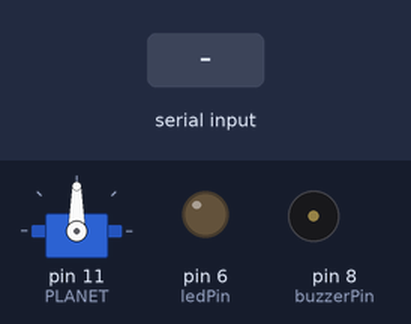
Bench run of a sketch on a simulated Arduino Uno, built with avr-gcc and run on an emulated ATmega328P. Parts: servo, output pins drawn as LEDs (lit = HIGH), buzzer (waves = sounding). The inputs (shaded band) are chosen by the test bench.

Above: at 1.2 s.
1.3 s: byte 30 received over Serial
At 2.1 s:
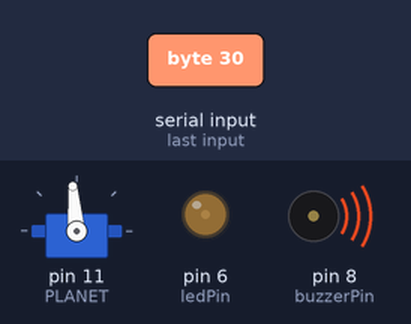
2.8 s: byte 90 received over Serial
At 3.2 s:
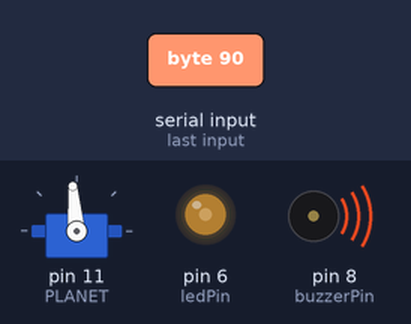
Timing chart, 0 to 5.8 s (numbered marks = the images above; inputs shaded):
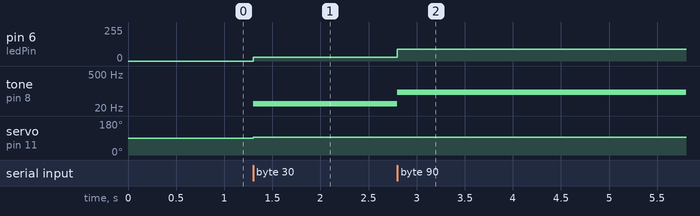

The sketch:

exoplanet.pde
```cpp
/*
 * kepler visulizer
 */
#include <Servo.h>
#define PLANET 11

int ledPin = 6;   // LED connected to digital pin 6.
int buzzerPin = 8;// Piezo buzzer connected to digital pin 8.
Servo orbit;

void setup(){
  // initialize the serial communications:
  Serial.begin(9600);
  orbit.attach(PLANET); // Full rotation servo is connected to pin 11.
  pinMode(ledPin, OUTPUT);

}

void loop()
{
  byte fadeValue;

  // when characters arrive over the serial port...
  if (Serial.available()) {
      orbit.write(95);
      fadeValue = Serial.read();
      analogWrite(ledPin, fadeValue);
      tone(buzzerPin,fadeValue);
      }
}
```

Measured:
- after the input at 1.3 s, pin 6 (ledPin): 0/255 → 30/255 at once; tone on pin 8 (buzzerPin): silent → 30 Hz at once; servo on pin 11 (PLANET): 90° → 95° at once
- after the input at 2.8 s, pin 6 (ledPin): 30/255 → 90/255 at once; tone on pin 8 (buzzerPin): 30 Hz → 90 Hz at once
